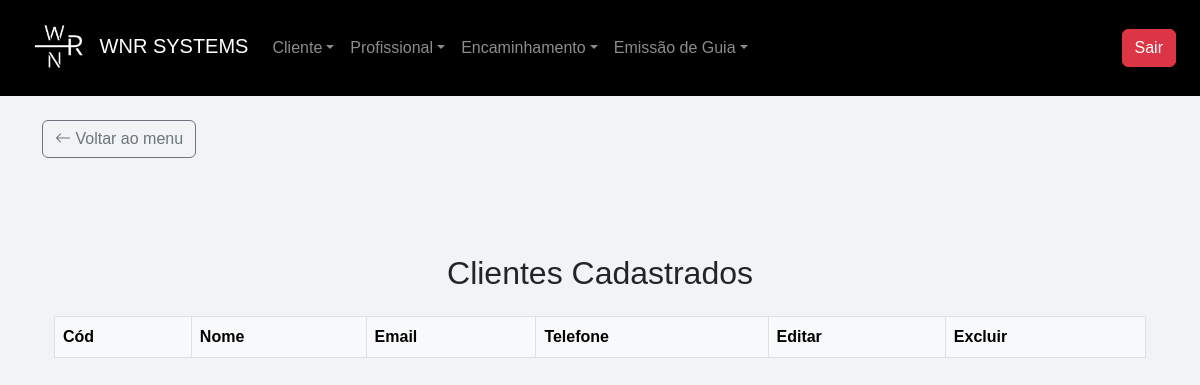
Page /listar_cliente (signed in) on the earlier database version.
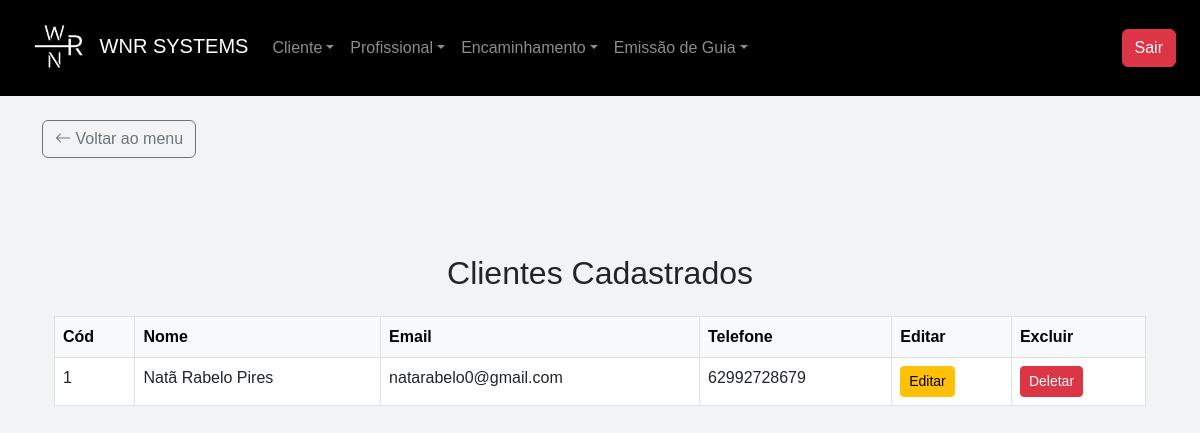
Same page on the later database version.
### app/models.py (models this page shows)
class Cliente(db.Model):
    __tablename__ = "clientes"
    id = db.Column(db.Integer, primary_key=True)
    nome = db.Column(db.String(255), nullable=False)
    cpf = db.Column(db.String(14), unique=True, nullable=False)
    email = db.Column(db.String(255))
    data_nascimento = db.Column(db.DateTime)
    renda_familiar = db.Column(db.Float, nullable=False, default=0.0)
    bairro = db.Column(db.String(255))
    canal_divulgacao = db.Column(db.String(255))
    cep = db.Column(db.String(10))
    cidade = db.Column(db.String(255))
    cpf_responsavel = db.Column(db.String(14))
    complemento = db.Column(db.String(255))
    numero_cs = db.Column(db.String(20))
    despesa_mensal = db.Column(db.Float, nullable=False, default=0.0)
    estado = db.Column(db.String(255))
    endereco = db.Column(db.String(255))
    fone_contato = db.Column(db.String(20))
    fone_pessoal = db.Column(db.String(20))
    nome_plano_saude = db.Column(db.String(255), default="")
    plano_saude = db.Column(db.String(255))
    nome_responsavel = db.Column(db.String(255), default="")
    possui_filhos = db.Column(db.String(255))
    numero_filhos = db.Column(db.Integer, default=0)
    previdenciario = db.Column(db.String(255))
    profissao = db.Column(db.String(255))
    remuneracao = db.Column(db.Float, nullable=False, default=0.0)
    rg = db.Column(db.String(20))
    saldo = db.Column(db.Float, nullable=False, default=0.0)
    idade = db.Column(db.Integer, default=0)
    sexo_id = db.Column(db.Integer, db.ForeignKey("sexo.id"))
    condicao_habitacao_id = db.Column(db.Integer, db.ForeignKey("condicao_habitacao.id"))
    tipo_moradia_id = db.Column(db.Integer, db.ForeignKey("tipo_moradia.id"))
    tipo_transporte_id = db.Column(db.Integer, db.ForeignKey("tipo_transporte.id"))
    escolaridade_id = db.Column(db.Integer, db.ForeignKey("escolaridade.id"))
    grau_parentesco_id = db.Column(db.Integer, db.ForeignKey("grau_parentesco.id"))
    sexo = db.relationship("Sexo", back_populates="clientes")
    condicao_habitacao = db.relationship("CondicaoHabitacao", back_populates="clientes")
    tipo_moradia = db.relationship("TipoMoradia", back_populates="clientes")
    tipo_transporte = db.relationship("TipoTransporte", back_populates="clientes")
    escolaridade = db.relationship("Escolaridade", back_populates="clientes")
    grau_parentesco = db.relationship("GrauParentesco", back_populates="clientes")
    encaminhamentos = db.relationship("Encaminhamento", back_populates="cliente", cascade="all, delete-orphan")
    guias = db.relationship("Guia", back_populates="cliente", cascade="all, delete-orphan")

### app/routes/cliente/cliente.py (the view)
@client_bp.route('/listar_cliente', methods=['GET', 'POST'])
@required_login
@role_required('atendimento', 'financeiro', 'admin')
def listar_cliente():
    clientes = Cliente.query.all()
    usuario = current_user
    return render_template('clientes/list.html', clientes=clientes, usuario=usuario)

### app/__init__.py (called while the page is built)
@login_manager.user_loader
def load_user(id):
    return Usuario.query.get(int(id))

### app/utils/login_required.py (called while the page is built)
def required_login(f):
    @wraps(f)
    def decorated_function(*args, **kwargs):
        if 'user_id' not in session:
            return redirect(url_for('auth_bp.login'))
        return f(*args, **kwargs)
    return decorated_function

### app/templates/clientes/list.html (shortened to what this page needs)
{% extends 'base.html' %}
{% block content %}
<div class="container mt-5">
    <h2 class="text-center mb-4 mt-5">Clientes Cadastrados</h2>
    <div class="card-body">
        <table id="table" class="table table-bordered table-hover">
            <thead class="table-light">
                <tr>
                    <th>Cód</th>
                    <th>Nome</th>
                    <th>Email</th>
                    <th>Telefone</th>
                    <th>Editar</th>
                    {% if usuario.role == "admin" %}
                    <th>Excluir</th>
                    {% endif %}
                </tr>
            </thead>
            <tbody>
                {% for cliente in clientes %}
                    <tr>
                        <td>{{ cliente.id }}</td>
                        <td>{{ cliente.nome }}</td>
                        <td>{{ cliente.email }}</td>
                        <td>{{ cliente.fone_contato }}</td>
                        <td><a href="{{ url_for('client_bp.editar_cliente', id=cliente.id) }}" class="btn btn-sm btn-warning">Editar</a></td>
                        {% if usuario.role == "admin" %}
                        <td><a href="{{ url_for('client_bp.deletar_cliente', id=cliente.id) }}" class="btn btn-sm btn-danger" data-bs-toggle="modal" data-bs-target="#confirmarExclusao" data-id="{{ cliente.id }}">Deletar</a></td>
                        {% endif %}
                    </tr>
                  {% endfor %}
            </tbody>
        </table>
    </div>
</div>
{% endblock %}

Differences in the rows shown:
added Cliente: id "1", nome "Natã Rabelo Pires", email "natarabelo0@gmail.com", fone_contato "62992728679"
